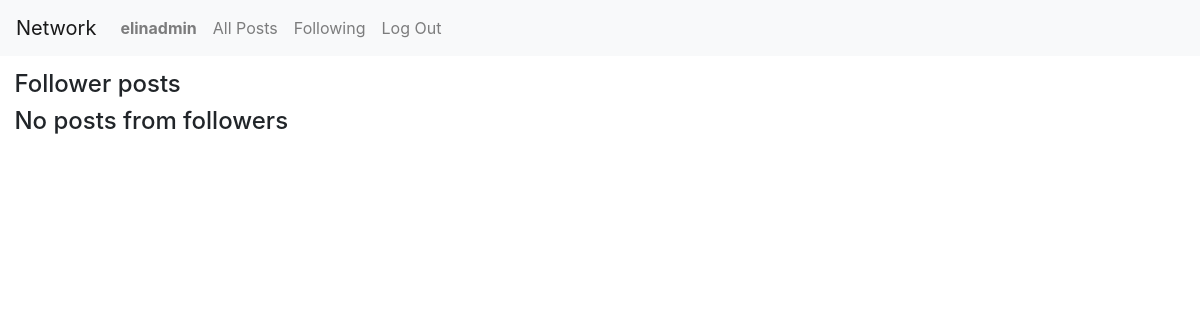
Page /following (signed in) on the earlier database version.
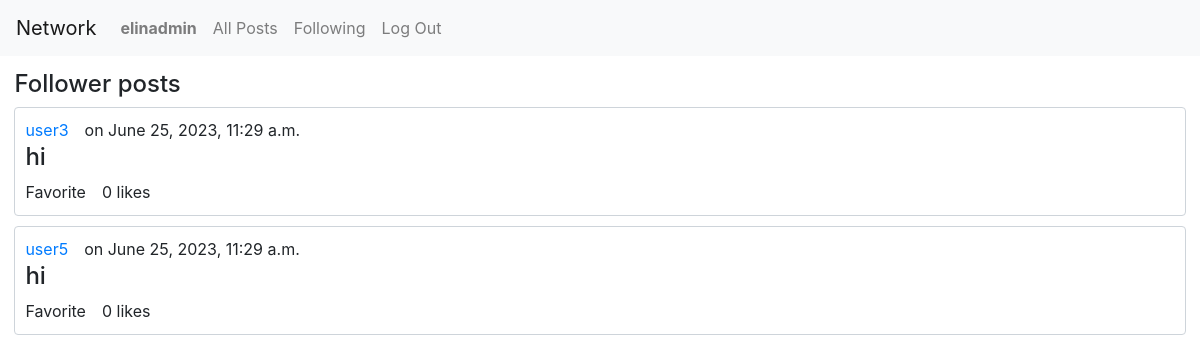
Same page on the later database version.
### network/models.py (models this page shows, shortened)
class Posts(models.Model):
    id = models.AutoField(primary_key=True)
    username = models.ForeignKey(User,on_delete=models.CASCADE)
    date = models.DateTimeField(auto_now_add=True)
    post = models.TextField()
    likes = models.IntegerField()
    likers = models.ManyToManyField(User,blank=True,related_name="liked")

class User(AbstractUser):
    id = models.AutoField(primary_key=True)
    following_count = models.IntegerField(blank=True)
    followers_count = models.IntegerField(blank=True)

### network/views.py (the view)
# urls.py: path("following",views.following,name="following")
@login_required(login_url="/login")
def following(request):
    currentUser = request.user.id
    following = Follow.objects.filter(user=currentUser)
    following_users_ids = list(chain.from_iterable([follow.follows.all() for follow in following]))
    following_posts = Posts.objects.filter(username__in=following_users_ids)
    return render(request,"network/following.html",{
        'current_user':currentUser,
        'following':following_posts
    })

### network/templates/network/following.html
{% extends "network/layout.html" %}
{% block body %}
    <h4>Follower posts</h4>
    {% if following %}
        {% for follow in following %}
            <div class="box">
                <div class="postsection">
                    <a class="user" href="{% url 'profile' name=follow.username.username %}">{{follow.username}}</a>
                    <p>on {{follow.date}}</p>
                </div>
                <h4>{{follow.post}}</h4>
                <div class="postsection">
                    <a>
                        <span id="{{post.id}}" class="material-symbols-outlined likebtn">Favorite</span>
                    </a>
                    <p>{{follow.likes}} likes</p>
                </div>
            </div>
        {% endfor %}
    {% else %}
        <h4>No posts from followers</h4>
    {% endif %}
{% endblock %}

Differences in the rows shown:
added Posts: username "user3", date "June 25, 2023, 11:29 a.m.", post "hi", likes "0"
added Posts: username "user5", date "June 25, 2023, 11:29 a.m.", post "hi", likes "0"
Other differences:
text no longer shown: "No posts from followers"
